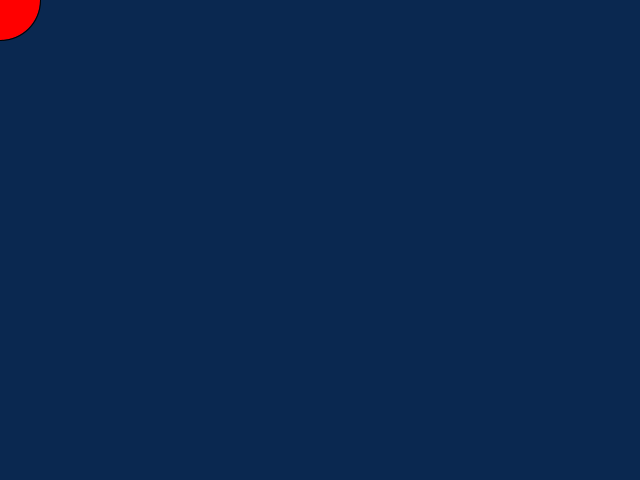
Frame 1 (no input)
Frame 60 (the mouse pressed at the canvas centre just before this capture): identical to frame 1, image omitted
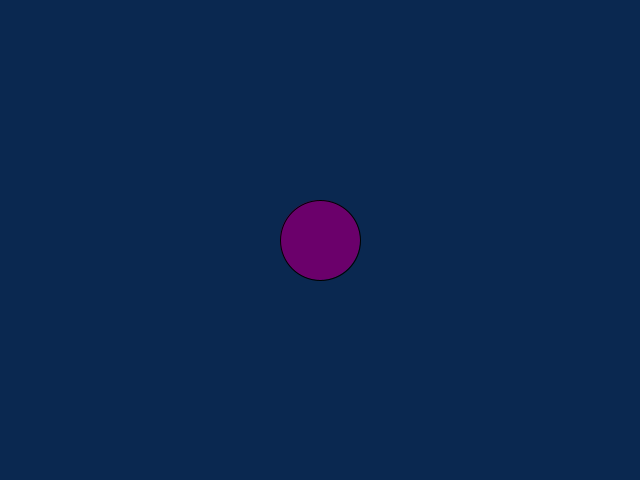
Frame 120 (the mouse held since frame 60 and released just before this capture)

The Processing sketch that drew these frames (run headless with seeded random() and noise(); from frame 60 on, the mouse is pressed at the canvas centre):

// Processing sketch: TheMousePositionColorChanger
// ── TheMousePositionColorChanger.pde
int sizeX = 640;
int sizeY = 480;
color backgroundColor = color(10, 40, 80); 
float radius = 80;
float valueVariation = 80;
ColorChangingCircle theCircle = new ColorChangingCircle(radius, valueVariation);

void setup() {
  surface.setSize(sizeX, sizeY);
}

void draw() {
  background(backgroundColor);
  theCircle.display();
}

// ── ColorChangingCircle.pde
class ColorChangingCircle {
  float radius;
  float valueVariation;
  
  ColorChangingCircle() {
    this.radius = 80;
    this.valueVariation = 80;
  }
  
  ColorChangingCircle(float radius) {
    this.radius = radius;
    this.valueVariation = 80;
  }
  
  ColorChangingCircle(float radius, float valueVariation) {
    this.radius = radius;
    this.valueVariation = valueVariation;
  }
  
  void display() {
    fill(selectColorByMousePosition());
    ellipse(mouseX, mouseY, radius, radius);
  }
  
  color selectColorByMousePosition() {
    float positionX = mouseX;
    float positionY = mouseY;
    
    float value = 255 - (positionX/sizeX) * valueVariation;
    float blueScale = positionY/sizeY;
    float redScale = 1 - blueScale;
    
    int selectedBlue = int(value * blueScale);
    int selectedRed = int(value * redScale);
    
    return color(selectedRed, 0, selectedBlue);
  }
  
}
